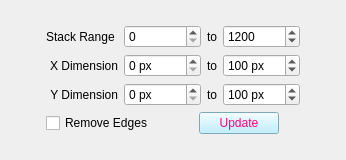
          <widget class="QWidget" name="page">
           <property name="geometry">
            <rect>
             <x>0</x>
             <y>0</y>
             <width>346</width>
             <height>160</height>
            </rect>
           </property>
           <attribute name="label">
            <string>Adjust Image Dimensions</string>
           </attribute>
           <layout class="QGridLayout" name="gridLayout_7">
            <item row="0" column="0">
             <layout class="QGridLayout" name="gridLayout_10">
              <item row="0" column="0" colspan="2">
               <layout class="QGridLayout" name="gridLayout_17">
                <property name="sizeConstraint">
                 <enum>QLayout::SetMinimumSize</enum>
                </property>
                <item row="0" column="1">
                 <widget class="QSpinBox" name="sb_zrange1">
                  <property name="minimum">
                   <number>0</number>
                  </property>
                  <property name="maximum">
                   <number>500</number>
                  </property>
                  <property name="value">
                   <number>0</number>
                  </property>
                  <property name="displayIntegerBase">
                   <number>10</number>
                  </property>
                 </widget>
                </item>
                <item row="1" column="2">
                 <widget class="QLabel" name="label_5">
                  <property name="text">
                   <string>to</string>
                  </property>
                  <property name="alignment">
                   <set>Qt::AlignCenter</set>
                  </property>
                 </widget>
                </item>
                <item row="2" column="2">
                 <widget class="QLabel" name="label_9">
                  <property name="text">
                   <string>to</string>
                  </property>
                  <property name="alignment">
                   <set>Qt::AlignCenter</set>
                  </property>
                 </widget>
                </item>
                <item row="2" column="3">
                 <widget class="QSpinBox" name="sb_yrange2">
                  <property name="readOnly">
                   <bool>false</bool>
                  </property>
                  <property name="suffix">
                   <string> px</string>
                  </property>
                  <property name="minimum">
                   <number>1</number>
                  </property>
                  <property name="maximum">
                   <number>10000</number>
                  </property>
                  <property name="value">
                   <number>100</number>
                  </property>
                 </widget>
                </item>
                <item row="0" column="3">
                 <widget class="QSpinBox" name="sb_zrange2">
                  <property name="minimum">
                   <number>1</number>
                  </property>
                  <property name="maximum">
                   <number>5000</number>
                  </property>
                  <property name="value">
                   <number>1200</number>
                  </property>
                  <property name="displayIntegerBase">
                   <number>10</number>
                  </property>
                 </widget>
                </item>
                <item row="1" column="1">
                 <widget class="QSpinBox" name="sb_xrange1">
                  <property name="readOnly">
                   <bool>false</bool>
                  </property>
                  <property name="suffix">
                   <string> px</string>
                  </property>
                  <property name="minimum">
                   <number>0</number>
                  </property>
                  <property name="maximum">
                   <number>10000</number>
                  </property>
                  <property name="value">
                   <number>0</number>
                  </property>
                 </widget>
                </item>
                <item row="1" column="3">
                 <widget class="QSpinBox" name="sb_xrange2">
                  <property name="readOnly">
                   <bool>false</bool>
                  </property>
                  <property name="suffix">
                   <string> px</string>
                  </property>
                  <property name="minimum">
                   <number>1</number>
                  </property>
                  <property name="maximum">
                   <number>10000</number>
                  </property>
                  <property name="value">
                   <number>100</number>
                  </property>
                 </widget>
                </item>
                <item row="0" column="2">
                 <widget class="QLabel" name="label_22">
                  <property name="text">
                   <string>to</string>
                  </property>
                  <property name="alignment">
                   <set>Qt::AlignCenter</set>
                  </property>
                 </widget>
                </item>
                <item row="1" column="0">
                 <widget class="QLabel" name="label_19">
                  <property name="text">
                   <string>X Dimension</string>
                  </property>
                  <property name="alignment">
                   <set>Qt::AlignRight|Qt::AlignTrailing|Qt::AlignVCenter</set>
                  </property>
                 </widget>
                </item>
                <item row="2" column="1">
                 <widget class="QSpinBox" name="sb_yrange1">
                  <property name="readOnly">
                   <bool>false</bool>
                  </property>
                  <property name="suffix">
                   <string> px</string>
                  </property>
                  <property name="minimum">
                   <number>0</number>
                  </property>
                  <property name="maximum">
                   <number>10000</number>
                  </property>
                  <property name="value">
                   <number>0</number>
                  </property>
                 </widget>
                </item>
                <item row="2" column="0">
                 <widget class="QLabel" name="label_15">
                  <property name="text">
                   <string>Y Dimension</string>
                  </property>
                  <property name="alignment">
                   <set>Qt::AlignRight|Qt::AlignTrailing|Qt::AlignVCenter</set>
                  </property>
                 </widget>
                </item>
                <item row="0" column="0">
                 <widget class="QLabel" name="label_20">
                  <property name="text">
                   <string>Stack Range </string>
                  </property>
                  <property name="alignment">
                   <set>Qt::AlignRight|Qt::AlignTrailing|Qt::AlignVCenter</set>
                  </property>
                 </widget>
                </item>
               </layout>
              </item>
              <item row="1" column="0">
               <widget class="QCheckBox" name="cb_remove_edges">
                <property name="sizePolicy">
                 <sizepolicy hsizetype="Fixed" vsizetype="Fixed">
                  <horstretch>0</horstretch>
                  <verstretch>0</verstretch>
                 </sizepolicy>
                </property>
                <property name="text">
                 <string>Remove Edges</string>
                </property>
               </widget>
              </item>
              <item row="1" column="1">
               <widget class="QPushButton" name="pb_crop">
                <property name="sizePolicy">
                 <sizepolicy hsizetype="Fixed" vsizetype="Fixed">
                  <horstretch>0</horstretch>
                  <verstretch>0</verstretch>
                 </sizepolicy>
                </property>
                <property name="styleSheet">
                 <string notr="true">background-color: rgb(175, 236, 255);
color: rgb(255, 0, 127);
</string>
                </property>
                <property name="text">
                 <string>Update</string>
                </property>
               </widget>
              </item>
             </layout>
            </item>
           </layout>
          </widget>
